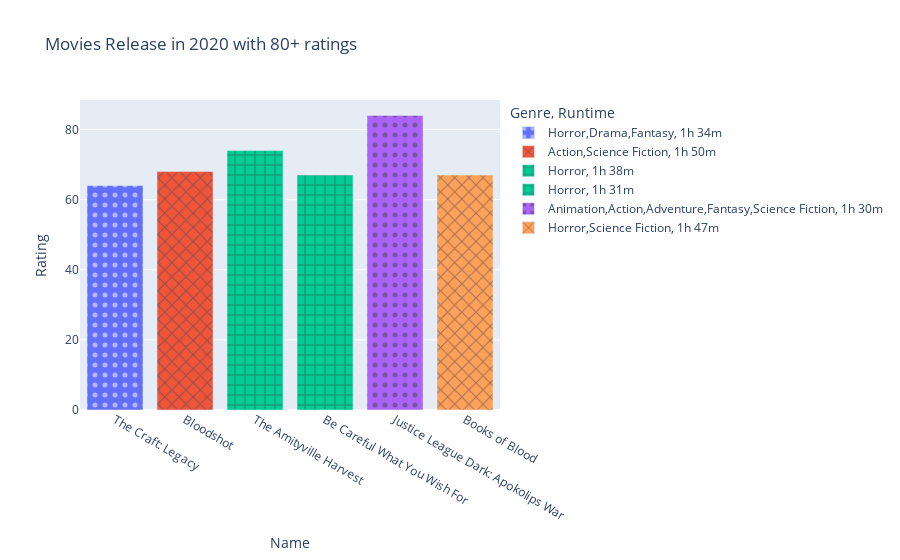

Source (notebook cell):
### Code cell
fig = px.bar(rating80_2020, x="Name", y="Rating", color="Genre",
             pattern_shape="Runtime", pattern_shape_sequence=[".", "x", "+"],title='Movies Release in 2020 with 80+ ratings')
fig.show()

### Figure 1 — Plotly figure (JSON) as saved in the notebook; plotly's stock layout.template omitted (floating-point values rounded to 4 significant figures)
{"data": [{"alignmentgroup": "True", "hovertemplate": "Genre=Horror,Drama,Fantasy<br>Runtime=1h 34m<br>Name=%{x}<br>Rating=%{y}<extra></extra>", "legendgroup": "Horror,Drama,Fantasy, 1h 34m", "marker": {"color": "#636efa", "pattern": {"shape": "."}}, "name": "Horror,Drama,Fantasy, 1h 34m", "offsetgroup": "Horror,Drama,Fantasy, 1h 34m", "orientation": "v", "showlegend": true, "textposition": "auto", "type": "bar", "x": ["The Craft: Legacy"], "xaxis": "x", "y": [64], "yaxis": "y"}, {"alignmentgroup": "True", "hovertemplate": "Genre=Action,Science Fiction<br>Runtime=1h 50m<br>Name=%{x}<br>Rating=%{y}<extra></extra>", "legendgroup": "Action,Science Fiction, 1h 50m", "marker": {"color": "#EF553B", "pattern": {"shape": "x"}}, "name": "Action,Science Fiction, 1h 50m", "offsetgroup": "Action,Science Fiction, 1h 50m", "orientation": "v", "showlegend": true, "textposition": "auto", "type": "bar", "x": ["Bloodshot"], "xaxis": "x", "y": [68], "yaxis": "y"}, {"alignmentgroup": "True", "hovertemplate": "Genre=Horror<br>Runtime=1h 38m<br>Name=%{x}<br>Rating=%{y}<extra></extra>", "legendgroup": "Horror, 1h 38m", "marker": {"color": "#00cc96", "pattern": {"shape": "+"}}, "name": "Horror, 1h 38m", "offsetgroup": "Horror, 1h 38m", "orientation": "v", "showlegend": true, "textposition": "auto", "type": "bar", "x": ["The Amityville Harvest"], "xaxis": "x", "y": [74], "yaxis": "y"}, {"alignmentgroup": "True", "hovertemplate": "Genre=Horror<br>Runtime=1h 31m<br>Name=%{x}<br>Rating=%{y}<extra></extra>", "legendgroup": "Horror, 1h 31m", "marker": {"color": "#00cc96", "pattern": {"shape": "+"}}, "name": "Horror, 1h 31m", "offsetgroup": "Horror, 1h 31m", "orientation": "v", "showlegend": true, "textposition": "auto", "type": "bar", "x": ["Be Careful What You Wish For"], "xaxis": "x", "y": [67], "yaxis": "y"}, {"alignmentgroup": "True", "hovertemplate": "Genre=Animation,Action,Adventure,Fantasy,Science Fiction<br>Runtime=1h 30m<br>Name=%{x}<br>Rating=%{y}<extra></extra>", "legendgroup": "Animation,Action,Adventure,Fantasy,Science Fiction, 1h 30m", "marker": {"color": "#ab63fa", "pattern": {"shape": "."}}, "name": "Animation,Action,Adventure,Fantasy,Science Fiction, 1h 30m", "offsetgroup": "Animation,Action,Adventure,Fantasy,Science Fiction, 1h 30m", "orientation": "v", "showlegend": true, "textposition": "auto", "type": "bar", "x": ["Justice League Dark: Apokolips War"], "xaxis": "x", "y": [84], "yaxis": "y"}, {"alignmentgroup": "True", "hovertemplate": "Genre=Horror,Science Fiction<br>Runtime=1h 47m<br>Name=%{x}<br>Rating=%{y}<extra></extra>", "legendgroup": "Horror,Science Fiction, 1h 47m", "marker": {"color": "#FFA15A", "pattern": {"shape": "x"}}, "name": "Horror,Science Fiction, 1h 47m", "offsetgroup": "Horror,Science Fiction, 1h 47m", "orientation": "v", "showlegend": true, "textposition": "auto", "type": "bar", "x": ["Books of Blood"], "xaxis": "x", "y": [67], "yaxis": "y"}], "layout": {"barmode": "relative", "legend": {"title": {"text": "Genre, Runtime"}, "tracegroupgap": 0}, "title": {"text": "Movies Release in 2020 with 80+ ratings"}, "xaxis": {"anchor": "y", "domain": [0, 1], "title": {"text": "Name"}}, "yaxis": {"anchor": "x", "domain": [0, 1], "title": {"text": "Rating"}}}}
